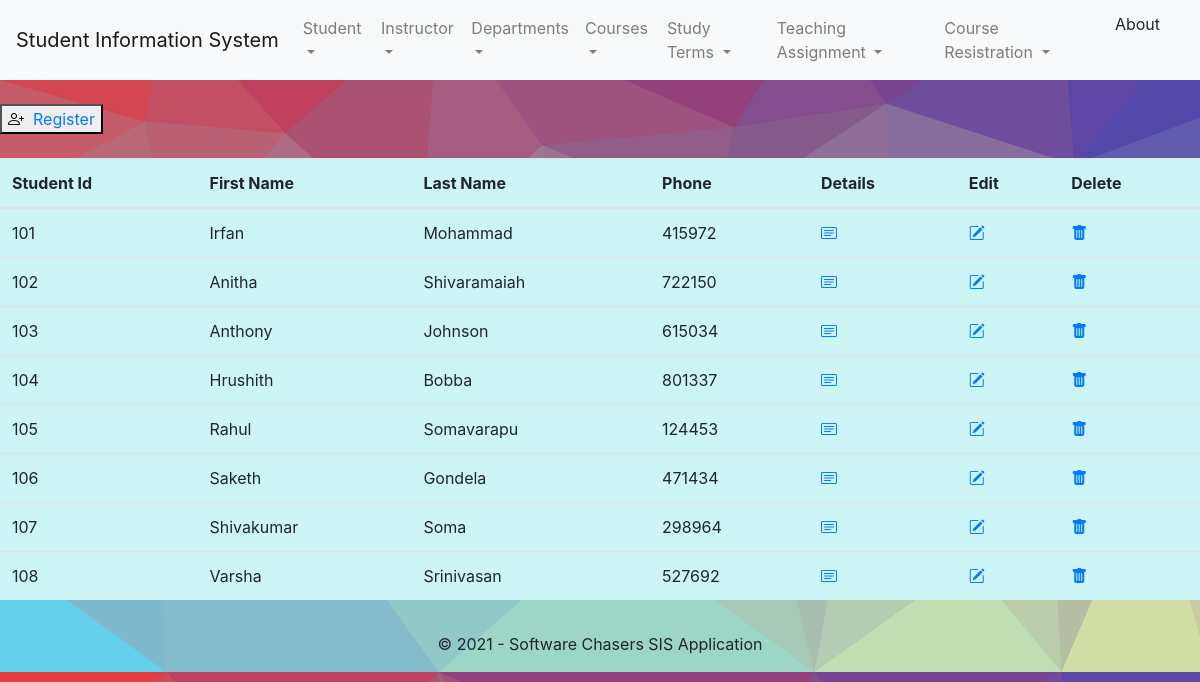
The page /student/list on the database its author committed.
### sisapp/models.py (models this page shows, shortened)
class Student(models.Model):
    student_id = models.IntegerField(primary_key=True)
    student_first_name = models.CharField(max_length=32)
    student_last_name = models.CharField(max_length=32)
    student_email = models.EmailField()
    student_phone = models.CharField(max_length=32)
    student_address = models.TextField()

### sisapp/Views/studentViews.py (the view)
class StudentListView(ListView):
    model = Student

### templates/student/student_list.html (shortened to what this page needs)
{% extends 'base.html' %}
{% block body_block %}
    <br/>
    <div>
        <button  class="bi bi-person-plus"><a href="{% url 'sisapp:student_create'%}">&nbsp Register</a></button>
    </div>
    <br/>
{% if object_list %}
<table class="table table-hover">
<thead>
    <tr>
        <th scope="col">Student Id</th>
        <th scope="col">First Name</th>
        <th scope="col">Last Name</th>
        <th scope="col">Phone</th>
        <th scope="col">Details</th>
        <th scope="col">Edit</th>
        <th scope="col">Delete</th>
    </tr>
</thead>
<tbody>
{% for object in object_list %}
    <tr>
        <td>{{ object.student_id }}</td>
        <td>{{ object.student_first_name }}</td>
        <td>{{ object.student_last_name }}</td>
        <td>{{ object.student_phone }}</td>
        <td ><a class="bi bi-card-text" href="{% url 'sisapp:student_details' object.student_id %}"></a></td>
        <td><a class="bi bi-pencil-square" href="{% url 'sisapp:student_edit' object.student_id %}"></a></td>
        <td><a class="bi bi-trash-fill" href="{% url 'sisapp:student_delete' object.student_id %}"></a></td>
    </tr>
    {% endfor %}
</tbody>
</table>
{% endif %}
{% endblock %}

### templates/base.html (style rules this page uses)
td,th { background: #CDF5F6; }
body { min-height: 80vh; height: auto !important; height: 100%; margin: 0 auto -60px; }

### rows shown on the page
Student: student_id "101", student_first_name "Irfan", student_last_name "Mohammad", student_phone "415972"
Student: student_id "102", student_first_name "Anitha", student_last_name "Shivaramaiah", student_phone "722150"
Student: student_id "103", student_first_name "Anthony", student_last_name "Johnson", student_phone "615034"
Student: student_id "104", student_first_name "Hrushith", student_last_name "Bobba", student_phone "801337"
Student: student_id "105", student_first_name "Rahul", student_last_name "Somavarapu", student_phone "124453"
Student: student_id "106", student_first_name "Saketh", student_last_name "Gondela", student_phone "471434"
Student: student_id "107", student_first_name "Shivakumar", student_last_name "Soma", student_phone "298964"
Student: student_id "108", student_first_name "Varsha", student_last_name "Srinivasan", student_phone "527692"
